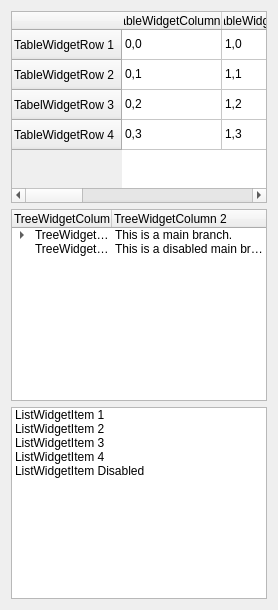
      <widget class="QWidget" name="tab_7">
       <attribute name="title">
        <string notr="true">Item Widgets</string>
       </attribute>
       <layout class="QVBoxLayout" name="verticalLayout_2">
        <item>
         <widget class="QTableWidget" name="tableWidget">
          <row>
           <property name="text">
            <string notr="true">TableWidgetRow 1</string>
           </property>
          </row>
          <row>
           <property name="text">
            <string notr="true">TableWidgetRow 2</string>
           </property>
          </row>
          <row>
           <property name="text">
            <string notr="true">TabelWidgetRow 3</string>
           </property>
          </row>
          <row>
           <property name="text">
            <string notr="true">TableWidgetRow 4</string>
           </property>
          </row>
          <column>
           <property name="text">
            <string notr="true">TableWidgetColumn 1</string>
           </property>
          </column>
          <column>
           <property name="text">
            <string notr="true">TableWidgetColumn 2</string>
           </property>
          </column>
          <column>
           <property name="text">
            <string notr="true">TableWidgetColumn 3</string>
           </property>
          </column>
          <column>
           <property name="text">
            <string notr="true">TableWidgetColumn 4</string>
           </property>
          </column>
          <item row="0" column="0">
           <property name="text">
            <string notr="true">0,0</string>
           </property>
          </item>
          <item row="0" column="1">
           <property name="text">
            <string notr="true">1,0</string>
           </property>
          </item>
          <item row="0" column="2">
           <property name="text">
            <string notr="true">2,0</string>
           </property>
          </item>
          <item row="0" column="3">
           <property name="text">
            <string notr="true">3,0</string>
           </property>
          </item>
          <item row="1" column="0">
           <property name="text">
            <string notr="true">0,1</string>
           </property>
          </item>
          <item row="1" column="1">
           <property name="text">
            <string notr="true">1,1</string>
           </property>
          </item>
          <item row="1" column="2">
           <property name="text">
            <string notr="true">2,1</string>
           </property>
          </item>
          <item row="1" column="3">
           <property name="text">
            <string notr="true">3,1</string>
           </property>
          </item>
          <item row="2" column="0">
           <property name="text">
            <string notr="true">0,2</string>
           </property>
          </item>
          <item row="2" column="1">
           <property name="text">
            <string notr="true">1,2</string>
           </property>
          </item>
          <item row="2" column="2">
           <property name="text">
            <string notr="true">2,2</string>
           </property>
          </item>
          <item row="2" column="3">
           <property name="text">
            <string notr="true">3,2</string>
           </property>
          </item>
          <item row="3" column="0">
           <property name="text">
            <string notr="true">0,3</string>
           </property>
          </item>
          <item row="3" column="1">
           <property name="text">
            <string notr="true">1,3</string>
           </property>
          </item>
          <item row="3" column="2">
           <property name="text">
            <string notr="true">2,3</string>
           </property>
          </item>
          <item row="3" column="3">
           <property name="text">
            <string notr="true">3,3</string>
           </property>
          </item>
         </widget>
        </item>
        <item>
         <widget class="QTreeWidget" name="treeWidget">
          <column>
           <property name="text">
            <string notr="true">TreeWidgetColumn 1</string>
           </property>
          </column>
          <column>
           <property name="text">
            <string notr="true">TreeWidgetColumn 2</string>
           </property>
          </column>
          <item>
           <property name="text">
            <string notr="true">TreeWidgetMainBranch</string>
           </property>
           <property name="text">
            <string notr="true">This is a main branch.</string>
           </property>
           <item>
            <property name="text">
             <string notr="true">TreeWidgetSubBranch 1</string>
            </property>
            <property name="text">
             <string notr="true">This is a sub branch.</string>
            </property>
            <item>
             <property name="text">
              <string notr="true">TreeWidgetItem 1</string>
             </property>
             <property name="text">
              <string notr="true">This is a item.</string>
             </property>
            </item>
            <item>
             <property name="text">
              <string notr="true">TreeWidgetItem 2</string>
             </property>
             <property name="text">
              <string notr="true">This is a item.</string>
             </property>
            </item>
           </item>
           <item>
            <property name="text">
             <string notr="true">TreeWidgetSubBranch 2</string>
            </property>
            <property name="text">
             <string notr="true">This is a sub branch.</string>
            </property>
            <item>
             <property name="text">
              <string notr="true">TreeWidgetItem 1</string>
             </property>
             <property name="text">
              <string notr="true">This is a item.</string>
             </property>
            </item>
            <item>
             <property name="text">
              <string notr="true">TreeWidgetItem 2</string>
             </property>
             <property name="text">
              <string notr="true">This is a item.</string>
             </property>
            </item>
           </item>
          </item>
          <item>
           <property name="text">
            <string notr="true">TreeWidgetMainBranch Disabled</string>
           </property>
           <property name="text">
            <string notr="true">This is a disabled main branch.</string>
           </property>
          </item>
         </widget>
        </item>
        <item>
         <widget class="QListWidget" name="listWidget">
          <item>
           <property name="text">
            <string notr="true">ListWidgetItem 1</string>
           </property>
          </item>
          <item>
           <property name="text">
            <string notr="true">ListWidgetItem 2</string>
           </property>
          </item>
          <item>
           <property name="text">
            <string notr="true">ListWidgetItem 3</string>
           </property>
          </item>
          <item>
           <property name="text">
            <string notr="true">ListWidgetItem 4</string>
           </property>
          </item>
          <item>
           <property name="text">
            <string notr="true">ListWidgetItem Disabled</string>
           </property>
          </item>
         </widget>
        </item>
       </layout>
      </widget>
